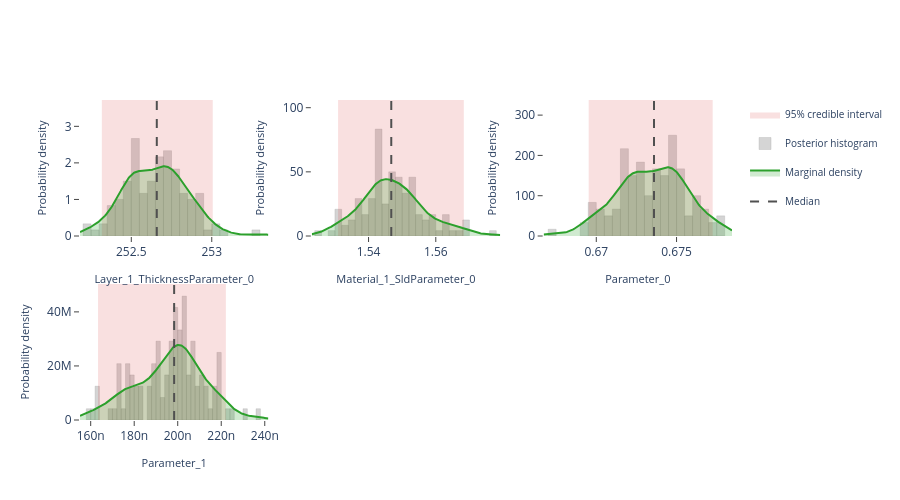

The notebook cell saved with this chart:
### Markdown cell above
## Interactive posterior plots

The next three cells render the same Plotly figures that are shown on the
Bayesian Posterior tab of the EasyReflectometryApp:

* **Marginals** — per-parameter distribution: histogram + smooth KDE marginal,
  shaded 95% credible interval, and median / best-sample lines
  (`plot_distribution` or `posterior.distribution()`)
* **Corner plot** — pairwise marginals + 2-D contours + scatter (`plot_corner`)
* **Traces** — per-chain trace + marginal histogram (`plot_trace`)

The standalone helpers are called with ``return_figure=True`` so they return a
Plotly ``Figure`` that we render in the notebook with ``fig.show()``; the
``PosteriorResults`` methods return the figure directly.

### Code cell
# ---- Marginal posterior distributions ---------------------------------------
# One panel per free parameter, each overlaying the posterior histogram, a
# smooth Gaussian-KDE marginal, the shaded 95% credible interval, and the
# median / best-sample reference lines.  Mirrors the "Marginals" sub-tab in
# the EasyReflectometryApp.

# The PosteriorResults method passes ``logp`` through automatically so the
# best posterior sample (MAP) line is drawn:
fig = posterior.distribution()
fig.show()

# Standalone equivalent (pass ``logp`` to get the best-sample line):
# fig = plot_distribution(
#     posterior.draws,
#     posterior.param_names,
#     logp=posterior.logp,
#     return_figure=True,
# )
# fig.show()

### Figure 1 — Plotly figure (JSON) as saved in the notebook; plotly's stock layout.template omitted (floating-point values rounded to 4 significant figures; data arrays with more than 128 entries replaced by an {"elided": "..."} marker saying what was removed)
{"data": [{"fill": "toself", "fillcolor": "rgba(214, 39, 40, 0.14)", "hoverinfo": "skip", "legendgroup": "95% credible interval", "line": {"color": "rgba(214, 39, 40, 0.14)", "width": 0}, "mode": "lines", "name": "95% credible interval", "showlegend": true, "type": "scatter", "x": [252.3, 253.0, 253.0, 252.3, 252.3], "xaxis": "x", "y": [0.0, 0.0, 3.72, 3.72, 0.0], "yaxis": "y"}, {"histnorm": "probability density", "hovertemplate": "sample=%{x:.4f}<br>density: %{y:.2f}<extra></extra>", "legendgroup": "histogram", "marker": {"color": "rgba(120, 120, 120, 0.38)", "line": {"color": "rgba(120, 120, 120, 0.24)", "width": 1}}, "name": "Posterior histogram", "nbinsx": 40, "opacity": 0.82, "showlegend": true, "type": "histogram", "x": [252.5, 252.7, 252.8, 252.7, 252.6, 252.8, 252.8, 252.7, 252.6, 252.7, 252.6, 253.0, 252.9, 252.4, 252.6, 252.4, 252.7, 252.9, 252.7, 252.7, 252.7, 252.5, 252.9, 252.8, 252.5, 252.7, 252.5, 252.5, 252.7, 252.4, 252.5, 252.9, 252.8, 252.7, 252.9, 252.6, 252.5, 252.4, 252.6, 252.3, 252.7, 252.8, 252.9, 252.5, 252.6, 252.7, 252.9, 252.2, 252.6, 252.8, 252.5, 252.8, 252.6, 252.4, 252.5, 252.5, 252.7, 252.8, 252.6, 252.7, 252.5, 252.9, 252.5, 252.5, 252.4, 252.7, 252.4, 252.7, 252.3, 252.4, 252.8, 252.5, 252.9, 252.5, 252.7, 252.8, 252.6, 252.9, 252.6, 252.7, 252.7, 252.8, 252.8, 252.5, 252.6, 252.8, 253.3, 252.2, 252.5, 252.7, 252.5, 252.9, 253.1, 252.6, 252.7, 252.5, 252.7, 252.8, 252.7, 252.5, 252.7, 252.4, 252.5, 252.3, 252.6, 252.9, 252.5, 252.5, 252.9, 252.4, 253.0, 252.8, 252.7, 252.8, 253.0, 252.8, 252.7, 252.5, 252.4, 252.6], "xaxis": "x", "yaxis": "y"}, {"fill": "tozeroy", "fillcolor": "rgba(44, 160, 44, 0.22)", "hovertemplate": "Layer_1_ThicknessParameter_0: %{x:.4f}<br>density: %{y:.4f}<extra></extra>", "legendgroup": "marginal", "line": {"color": "rgb(44, 160, 44)", "width": 2}, "mode": "lines", "name": "Marginal density", "showlegend": true, "type": "scatter", "x": {"elided": "256 float values"}, "xaxis": "x", "y": {"elided": "256 float values"}, "yaxis": "y"}, {"hovertemplate": "Median: %{x:.4f}<extra></extra>", "legendgroup": "Median", "line": {"color": "rgb(80, 80, 80)", "dash": "dash", "width": 2}, "mode": "lines", "name": "Median", "showlegend": true, "type": "scatter", "x": [252.7, 252.7], "xaxis": "x", "y": [0.0, 3.72], "yaxis": "y"}, {"fill": "toself", "fillcolor": "rgba(214, 39, 40, 0.14)", "hoverinfo": "skip", "legendgroup": "95% credible interval", "line": {"color": "rgba(214, 39, 40, 0.14)", "width": 0}, "mode": "lines", "name": "95% credible interval", "showlegend": false, "type": "scatter", "x": [1.531, 1.568, 1.568, 1.531, 1.531], "xaxis": "x2", "y": [0.0, 0.0, 106.0, 106.0, 0.0], "yaxis": "y2"}, {"histnorm": "probability density", "hovertemplate": "sample=%{x:.4f}<br>density: %{y:.2f}<extra></extra>", "legendgroup": "histogram", "marker": {"color": "rgba(120, 120, 120, 0.38)", "line": {"color": "rgba(120, 120, 120, 0.24)", "width": 1}}, "name": "Posterior histogram", "nbinsx": 40, "opacity": 0.82, "showlegend": false, "type": "histogram", "x": [1.544, 1.541, 1.539, 1.542, 1.532, 1.553, 1.543, 1.544, 1.526, 1.545, 1.53, 1.551, 1.555, 1.543, 1.55, 1.555, 1.547, 1.541, 1.559, 1.553, 1.547, 1.55, 1.563, 1.543, 1.538, 1.554, 1.553, 1.551, 1.568, 1.559, 1.555, 1.566, 1.552, 1.563, 1.531, 1.553, 1.535, 1.553, 1.561, 1.539, 1.548, 1.544, 1.543, 1.543, 1.532, 1.541, 1.55, 1.543, 1.549, 1.552, 1.537, 1.542, 1.543, 1.55, 1.548, 1.543, 1.547, 1.543, 1.541, 1.566, 1.549, 1.577, 1.569, 1.544, 1.538, 1.554, 1.538, 1.547, 1.534, 1.56, 1.562, 1.553, 1.555, 1.536, 1.539, 1.542, 1.542, 1.53, 1.552, 1.534, 1.548, 1.544, 1.541, 1.558, 1.531, 1.543, 1.557, 1.543, 1.549, 1.548, 1.543, 1.563, 1.538, 1.549, 1.539, 1.549, 1.547, 1.543, 1.557, 1.533, 1.548, 1.568, 1.544, 1.547, 1.546, 1.549, 1.559, 1.55, 1.541, 1.545, 1.548, 1.552, 1.554, 1.546, 1.552, 1.552, 1.538, 1.545, 1.536, 1.547], "xaxis": "x2", "yaxis": "y2"}, {"fill": "tozeroy", "fillcolor": "rgba(44, 160, 44, 0.22)", "hovertemplate": "Material_1_SldParameter_0: %{x:.4f}<br>density: %{y:.4f}<extra></extra>", "legendgroup": "marginal", "line": {"color": "rgb(44, 160, 44)", "width": 2}, "mode": "lines", "name": "Marginal density", "showlegend": false, "type": "scatter", "x": {"elided": "256 float values"}, "xaxis": "x2", "y": {"elided": "256 float values"}, "yaxis": "y2"}, {"hovertemplate": "Median: %{x:.4f}<extra></extra>", "legendgroup": "Median", "line": {"color": "rgb(80, 80, 80)", "dash": "dash", "width": 2}, "mode": "lines", "name": "Median", "showlegend": false, "type": "scatter", "x": [1.547, 1.547], "xaxis": "x2", "y": [0.0, 106.0], "yaxis": "y2"}, {"fill": "toself", "fillcolor": "rgba(214, 39, 40, 0.14)", "hoverinfo": "skip", "legendgroup": "95% credible interval", "line": {"color": "rgba(214, 39, 40, 0.14)", "width": 0}, "mode": "lines", "name": "95% credible interval", "showlegend": false, "type": "scatter", "x": [0.6695, 0.6772, 0.6772, 0.6695, 0.6695], "xaxis": "x3", "y": [0.0, 0.0, 337.5, 337.5, 0.0], "yaxis": "y3"}, {"histnorm": "probability density", "hovertemplate": "sample=%{x:.4f}<br>density: %{y:.2f}<extra></extra>", "legendgroup": "histogram", "marker": {"color": "rgba(120, 120, 120, 0.38)", "line": {"color": "rgba(120, 120, 120, 0.24)", "width": 1}}, "name": "Posterior histogram", "nbinsx": 40, "opacity": 0.82, "showlegend": false, "type": "histogram", "x": [0.6744, 0.6718, 0.673, 0.6726, 0.6718, 0.6727, 0.672, 0.6748, 0.6718, 0.6739, 0.6742, 0.6728, 0.6732, 0.6716, 0.6723, 0.6753, 0.6746, 0.6726, 0.6748, 0.6745, 0.6736, 0.6698, 0.6761, 0.6761, 0.6699, 0.6727, 0.6762, 0.6747, 0.6779, 0.6713, 0.6746, 0.6769, 0.6753, 0.6743, 0.6692, 0.6723, 0.6691, 0.6761, 0.6769, 0.6698, 0.6736, 0.672, 0.6732, 0.6706, 0.6718, 0.6698, 0.6725, 0.6751, 0.6715, 0.6744, 0.6741, 0.6673, 0.6702, 0.6745, 0.6736, 0.6731, 0.6746, 0.6734, 0.6735, 0.6756, 0.6746, 0.6776, 0.6765, 0.6762, 0.6705, 0.6727, 0.6719, 0.6739, 0.6737, 0.6729, 0.6772, 0.6754, 0.6756, 0.6695, 0.6704, 0.671, 0.6725, 0.673, 0.6749, 0.6716, 0.6736, 0.672, 0.6722, 0.6755, 0.6716, 0.6714, 0.6749, 0.6751, 0.6751, 0.6753, 0.6753, 0.676, 0.671, 0.6752, 0.6753, 0.6737, 0.6746, 0.6734, 0.6742, 0.6722, 0.6745, 0.6772, 0.6726, 0.674, 0.6711, 0.6725, 0.6747, 0.6748, 0.6702, 0.6713, 0.6722, 0.6729, 0.6778, 0.675, 0.6767, 0.6743, 0.6723, 0.6727, 0.6739, 0.6717], "xaxis": "x3", "yaxis": "y3"}, {"fill": "tozeroy", "fillcolor": "rgba(44, 160, 44, 0.22)", "hovertemplate": "Parameter_0: %{x:.4f}<br>density: %{y:.4f}<extra></extra>", "legendgroup": "marginal", "line": {"color": "rgb(44, 160, 44)", "width": 2}, "mode": "lines", "name": "Marginal density", "showlegend": false, "type": "scatter", "x": {"elided": "256 float values"}, "xaxis": "x3", "y": {"elided": "256 float values"}, "yaxis": "y3"}, {"hovertemplate": "Median: %{x:.4f}<extra></extra>", "legendgroup": "Median", "line": {"color": "rgb(80, 80, 80)", "dash": "dash", "width": 2}, "mode": "lines", "name": "Median", "showlegend": false, "type": "scatter", "x": [0.6736, 0.6736], "xaxis": "x3", "y": [0.0, 337.5], "yaxis": "y3"}, {"fill": "toself", "fillcolor": "rgba(214, 39, 40, 0.14)", "hoverinfo": "skip", "legendgroup": "95% credible interval", "line": {"color": "rgba(214, 39, 40, 0.14)", "width": 0}, "mode": "lines", "name": "95% credible interval", "showlegend": false, "type": "scatter", "x": [1.634e-07, 2.221e-07, 2.221e-07, 1.634e-07, 1.634e-07], "xaxis": "x4", "y": [0.0, 0.0, 50320000.0, 50320000.0, 0.0], "yaxis": "y4"}, {"histnorm": "probability density", "hovertemplate": "sample=%{x:.4f}<br>density: %{y:.2f}<extra></extra>", "legendgroup": "histogram", "marker": {"color": "rgba(120, 120, 120, 0.38)", "line": {"color": "rgba(120, 120, 120, 0.24)", "width": 1}}, "name": "Posterior histogram", "nbinsx": 40, "opacity": 0.82, "showlegend": false, "type": "histogram", "x": [1.953e-07, 2.173e-07, 1.905e-07, 2.117e-07, 1.722e-07, 2.187e-07, 2.062e-07, 2.068e-07, 1.83e-07, 1.981e-07, 1.628e-07, 2.221e-07, 2.093e-07, 2.012e-07, 1.768e-07, 1.939e-07, 1.785e-07, 2.036e-07, 2.123e-07, 1.922e-07, 2.023e-07, 2.072e-07, 2.024e-07, 1.748e-07, 2.377e-07, 1.975e-07, 1.948e-07, 1.96e-07, 2.117e-07, 2.033e-07, 1.898e-07, 2.061e-07, 1.862e-07, 1.966e-07, 2.027e-07, 1.995e-07, 1.873e-07, 2.012e-07, 1.984e-07, 2.106e-07, 1.916e-07, 2.183e-07, 1.897e-07, 2.095e-07, 1.722e-07, 2.02e-07, 2.137e-07, 1.983e-07, 1.59e-07, 1.902e-07, 1.801e-07, 1.986e-07, 2.184e-07, 1.619e-07, 2.034e-07, 1.728e-07, 1.785e-07, 2.029e-07, 1.911e-07, 2.136e-07, 1.763e-07, 2.043e-07, 2.173e-07, 1.72e-07, 1.993e-07, 1.975e-07, 1.88e-07, 1.992e-07, 1.962e-07, 1.941e-07, 2.055e-07, 1.739e-07, 1.767e-07, 2.008e-07, 2.065e-07, 1.634e-07, 1.815e-07, 1.817e-07, 1.71e-07, 2.062e-07, 1.916e-07, 2.183e-07, 2.006e-07, 2.025e-07, 1.831e-07, 2.01e-07, 2.008e-07, 1.983e-07, 1.799e-07, 2.007e-07, 1.957e-07, 1.868e-07, 2.153e-07, 1.693e-07, 1.965e-07, 2.045e-07, 1.785e-07, 2.029e-07, 2.088e-07, 2.172e-07, 2.115e-07, 1.98e-07, 2.182e-07, 1.761e-07, 1.901e-07, 1.961e-07, 2.019e-07, 1.886e-07, 2.196e-07, 2.249e-07, 1.77e-07, 1.887e-07, 2.041e-07, 2.031e-07, 1.999e-07, 2.314e-07, 1.908e-07, 2.069e-07, 1.634e-07, 1.829e-07], "xaxis": "x4", "yaxis": "y4"}, {"fill": "tozeroy", "fillcolor": "rgba(44, 160, 44, 0.22)", "hovertemplate": "Parameter_1: %{x:.4f}<br>density: %{y:.4f}<extra></extra>", "legendgroup": "marginal", "line": {"color": "rgb(44, 160, 44)", "width": 2}, "mode": "lines", "name": "Marginal density", "showlegend": false, "type": "scatter", "x": {"elided": "256 float values"}, "xaxis": "x4", "y": {"elided": "256 float values"}, "yaxis": "y4"}, {"hovertemplate": "Median: %{x:.4f}<extra></extra>", "legendgroup": "Median", "line": {"color": "rgb(80, 80, 80)", "dash": "dash", "width": 2}, "mode": "lines", "name": "Median", "showlegend": false, "type": "scatter", "x": [1.984e-07, 1.984e-07], "xaxis": "x4", "y": [0.0, 50320000.0], "yaxis": "y4"}], "layout": {"barmode": "overlay", "height": 500, "legend": {"font": {"size": 10}}, "plot_bgcolor": "white", "showlegend": true, "xaxis": {"anchor": "y", "domain": [0.0, 0.2889], "range": [252.2, 253.4], "showgrid": false, "ticks": "outside", "title": {"font": {"size": 11}, "text": "Layer_1_ThicknessParameter_0"}, "zeroline": false}, "xaxis2": {"anchor": "y2", "domain": [0.3556, 0.6444], "range": [1.523, 1.579], "showgrid": false, "ticks": "outside", "title": {"font": {"size": 11}, "text": "Material_1_SldParameter_0"}, "zeroline": false}, "xaxis3": {"anchor": "y3", "domain": [0.7111, 1.0], "range": [0.6667, 0.6785], "showgrid": false, "ticks": "outside", "title": {"font": {"size": 11}, "text": "Parameter_0"}, "zeroline": false}, "xaxis4": {"anchor": "y4", "domain": [0.0, 0.2889], "range": [1.551e-07, 2.417e-07], "showgrid": false, "ticks": "outside", "title": {"font": {"size": 11}, "text": "Parameter_1"}, "zeroline": false}, "xaxis5": {"anchor": "y5", "domain": [0.3556, 0.6444], "showgrid": false, "ticks": "outside", "zeroline": false}, "xaxis6": {"anchor": "y6", "domain": [0.7111, 1.0], "showgrid": false, "ticks": "outside", "zeroline": false}, "yaxis": {"anchor": "x", "domain": [0.575, 1.0], "range": [0.0, 3.72], "showgrid": false, "ticks": "outside", "title": {"font": {"size": 11}, "text": "Probability density"}, "zeroline": false}, "yaxis2": {"anchor": "x2", "domain": [0.575, 1.0], "range": [0.0, 106.0], "showgrid": false, "ticks": "outside", "title": {"font": {"size": 11}, "text": "Probability density"}, "zeroline": false}, "yaxis3": {"anchor": "x3", "domain": [0.575, 1.0], "range": [0.0, 337.5], "showgrid": false, "ticks": "outside", "title": {"font": {"size": 11}, "text": "Probability density"}, "zeroline": false}, "yaxis4": {"anchor": "x4", "domain": [0.0, 0.425], "range": [0.0, 50320000.0], "showgrid": false, "ticks": "outside", "title": {"font": {"size": 11}, "text": "Probability density"}, "zeroline": false}, "yaxis5": {"anchor": "x5", "domain": [0.0, 0.425], "showgrid": false, "ticks": "outside", "zeroline": false}, "yaxis6": {"anchor": "x6", "domain": [0.0, 0.425], "showgrid": false, "ticks": "outside", "zeroline": false}}}
